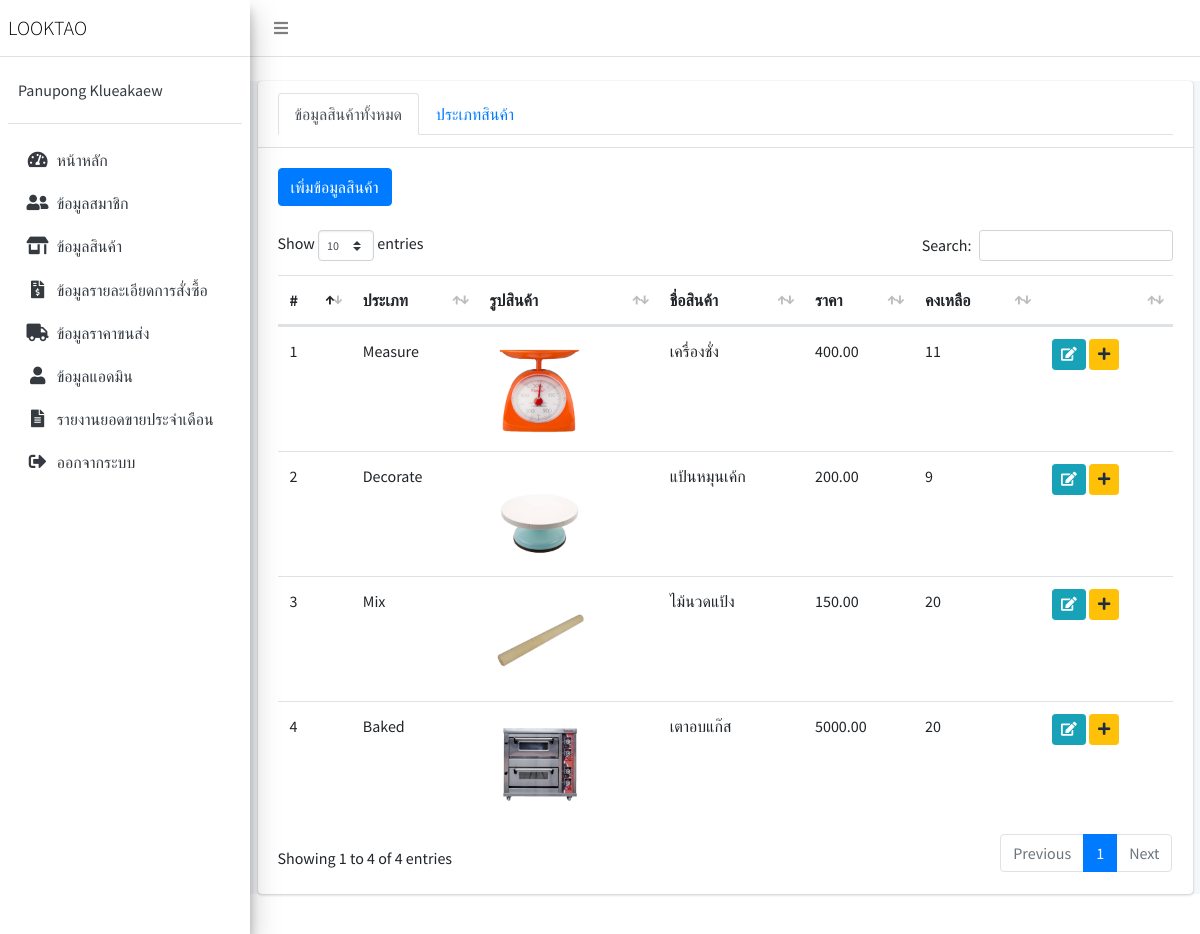
The page /admin/product.php (signed in) on the database its author committed.
### tables this page shows
CREATE TABLE `product` (
  `pro_id` int(11) NOT NULL,
  `pro_name` varchar(100) NOT NULL,
  `pro_price` double(15,2) NOT NULL,
  `pro_quantity` varchar(100) NOT NULL,
  `pro_number` varchar(100) DEFAULT NULL,
  `pro_type` int(11) NOT NULL,
  `pro_detail` varchar(100) NOT NULL,
  `pro_img` varchar(100) NOT NULL
);

CREATE TABLE `type` (
  `type_id` int(11) NOT NULL,
  `type_name` varchar(255) NOT NULL,
  `type_img` longtext DEFAULT NULL
);

### admin/product.php (the view, shortened to what this page needs)
<?php session_start(); require_once __DIR__.'/path/connectpdo.php'; ?>
<!DOCTYPE html>
<html lang="en">
<head>
    <?php require_once __DIR__.'/path/head.php'; ?>
    <link rel="stylesheet" href="assets/plugins/datatables-bs4/css/dataTables.bootstrap4.min.css">
    <link rel="stylesheet" href="assets/plugins/datatables-responsive/css/responsive.bootstrap4.min.css">
</head>
<body class="hold-transition sidebar-mini layout-fixed">
    <div class="wrapper"><?php require_once __DIR__.'/path/navbar.php'; ?>
        <?php require_once __DIR__.'/path/sidebar.php'; ?>
        <div class="content-wrapper">
            <div class="container-fluid">
                <div class="card mt-4">
                    <div class="card-header">
                        <ul class="nav nav-tabs" id="custom-tabs-four-tab" role="tablist">
                            <li class="nav-item">
                                <a class="nav-link active" id="custom-tabs-four-home-tab" data-toggle="pill"
                                    href="#custom-tabs-four-home" role="tab" aria-controls="custom-tabs-four-home"
                                    aria-selected="true">ข้อมูลสินค้าทั้งหมด</a>
                            </li>
                            <li class="nav-item">
                                <a class="nav-link" id="custom-tabs-four-profile-tab" data-toggle="pill"
                                    href="#custom-tabs-four-profile" role="tab" aria-controls="custom-tabs-four-profile"
                                    aria-selected="false">ประเภทสินค้า</a>
                            </li>
                        </ul>
                    </div>
                    <div class="card-body">
                        <div class="tab-content" id="custom-tabs-four-tabContent">
                            <div class="tab-pane fade show active" id="custom-tabs-four-home" role="tabpanel"
                                aria-labelledby="custom-tabs-four-home-tab">
                                <button type="button" class="btn btn-primary mb-4" data-toggle="modal"
                                    data-target="#exampleModal">เพิ่มข้อมูลสินค้า</button>
                                <table id="example1" class="table">
                                    <thead>
                                        <tr>
                                            <th>#</th>
                                            <th>ประเภท</th>
                                            <th>รูปสินค้า</th>
                                            <th>ชื่อสินค้า</th>
                                            <th>ราคา</th>
                                            <th>คงเหลือ</th>
                                            <th></th>
                                        </tr>
                                    </thead>
                                    <tbody>
                                        <?php
                                        $i = 0;
                                        $sql = "SELECT * FROM product";
                                        $stmt=$db->prepare($sql);
                                        $stmt->execute();
                                        while($row=$stmt->fetch(PDO::FETCH_ASSOC)){
                                            $id = $row['pro_id'];
                                            $pro_name = $row['pro_name'];
                                            $pro_price = $row['pro_price'];
                                            $pro_quantity = $row['pro_quantity'];
                                            $pro_type = $row['pro_type'];
                                            $pro_img = $row['pro_img'];
                                            $i++;
                                        $sql_type = "SELECT type_name FROM type WHERE type_id = :pro_type";
                                        $stmt_type=$db->prepare($sql_type);
                                        $stmt_type->bindparam(':pro_type', $pro_type);
                                        $stmt_type->execute();
                                        $row_type=$stmt_type->fetch(PDO::FETCH_ASSOC);
                                            $type_name = $row_type['type_name'];
                                    ?>
                                        <tr>
                                            <td><?=$i?></td>
                                            <td><?=$type_name?></td>
                                            <td><img src="img/<?=$pro_img?>" style="width: 100px; height: 100px;"></td>
                                            <td><?=$pro_name?></td>
                                            <td><?=$pro_price?></td>
                                            <td><?=$pro_quantity?></td>
                                            <td> <button type="button" class="btn btn-sm btn-info mb-4"
                                                    data-toggle="modal" data-target="#view_product"
                                                    data-id="<?=$id?>"><i class="fas fa-edit"></i></button>
                                                <button type="button" class="btn btn-sm btn-warning mb-4"
                                                    data-toggle="modal" data-target="#amount_product"
                                                    data-id="<?=$id?>"><i class="fas fa-plus"></i></button>
                                            </td>
                                        </tr>
                                        <?php } ?>
                                    </tbody>
                                </table>
                            </div>
                        </div>
                    </div>
                </div>
            </div>
        </div>
    </div>
</body>
</html>

### rows shown on the page
product: type.type_name "Measure", pro_img (picture), pro_name "เครื่องชั่ง", pro_price "400.00", pro_quantity "11"
product: type.type_name "Decorate", pro_img (picture), pro_name "แป้นหมุนเค้ก", pro_price "200.00", pro_quantity "9"
product: type.type_name "Mix", pro_img (picture), pro_name "ไม้นวดแป้ง", pro_price "150.00", pro_quantity "20"
product: type.type_name "Baked", pro_img (picture), pro_name "เตาอบแก๊ส", pro_price "5000.00", pro_quantity "20"

### other values the page prints
$_SESSION['mem_firstname'] "Panupong"
$_SESSION['mem_lastname'] "Klueakaew"
